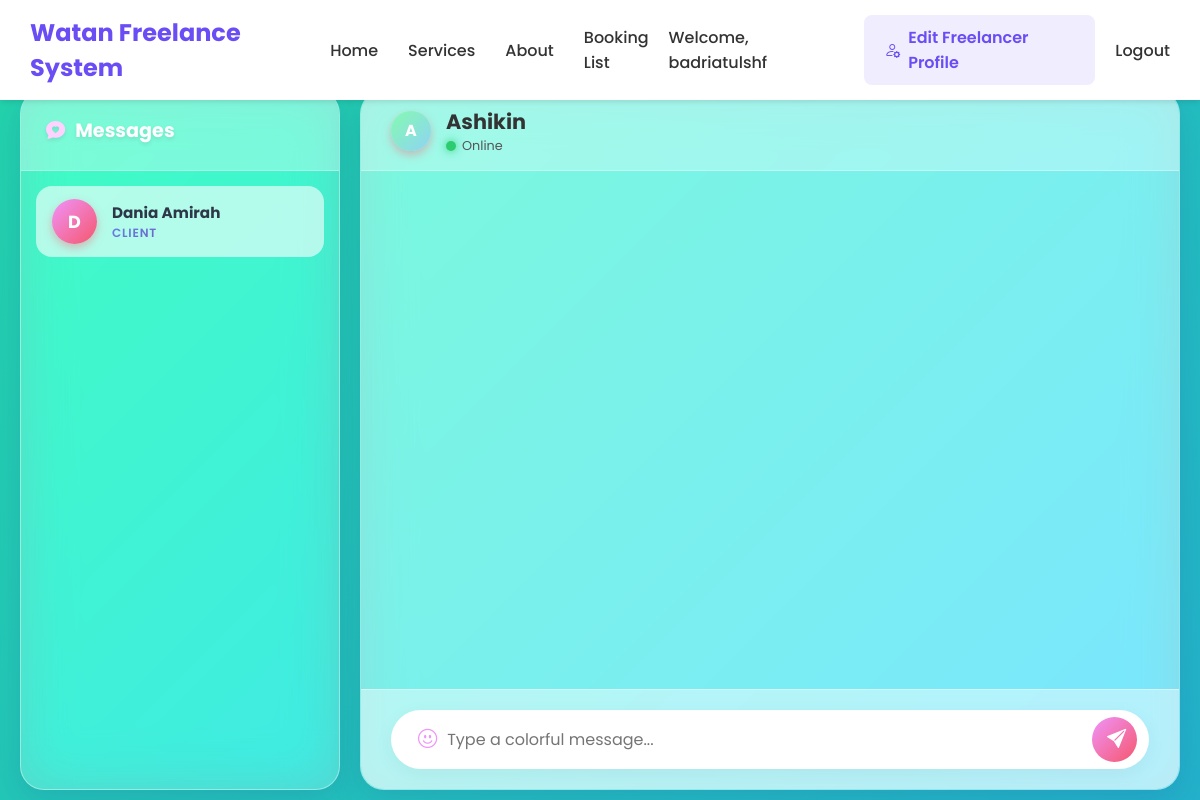
/chat.php?user=shikin123 (signed in), run on the app's committed database.
### tables this page shows
CREATE TABLE `users` (
  `id` int(11) NOT NULL,
  `username` varchar(100) NOT NULL,
  `phone` varchar(12) NOT NULL,
  `password` varchar(255) NOT NULL,
  `role` enum('client','admin','freelancer') NOT NULL,
  `created_at` timestamp NULL DEFAULT current_timestamp(),
  `fullname` varchar(100) DEFAULT NULL,
  `email` varchar(100) DEFAULT NULL
);

### chat.php (the view, shortened to what this page needs)
<?php
include_once 'database.php';
$current_user = $_SESSION['username'];
$selected_user = isset($_GET['user']) ? trim($_GET['user']) : null;
if ($selected_user) {
    try {
        $stmt = $conn->prepare("SELECT id, username, fullname, role FROM users WHERE username = :username");
        $stmt->bindParam(':username', $selected_user);
        $stmt->execute();
        $selected_user_info = $stmt->fetch(PDO::FETCH_ASSOC);
    } catch (PDOException $e) {
        error_log("Error validating selected user: " . $e->getMessage());
        $selected_user = null;
    }
}
try {
    $stmt_user = $conn->prepare("SELECT id FROM users WHERE username = :username");
    $stmt_user->bindParam(':username', $current_user);
    $stmt_user->execute();
    $current_user_data = $stmt_user->fetch(PDO::FETCH_ASSOC);
    $current_user_id = $current_user_data['id'];
    $sql = "SELECT DISTINCT u.id, u.username, u.fullname, u.role,
            MAX(cm.created_at) as last_message_time
            FROM users u
            LEFT JOIN (
                SELECT sender as username, created_at
                FROM chat_messages
                WHERE receiver = :current_user
                UNION
                SELECT receiver as username, created_at
                FROM chat_messages
                WHERE sender = :current_user
            ) cm ON u.username = cm.username
            LEFT JOIN (
                SELECT u2.username
                FROM booking b
                INNER JOIN users u2 ON (
                    (b.client_id = :current_user_id AND u2.id = b.freelancer_id)
                    OR (b.freelancer_id = :current_user_id AND u2.id = b.client_id)
                )
            ) b ON u.username = b.username
            WHERE u.username != :current_user
            AND (cm.username IS NOT NULL OR b.username IS NOT NULL)
            GROUP BY u.id, u.username, u.fullname, u.role
            ORDER BY last_message_time DESC, u.fullname ASC, u.username ASC";
    $stmt = $conn->prepare($sql);
    $stmt->bindParam(':current_user', $current_user);
    $stmt->bindParam(':current_user_id', $current_user_id, PDO::PARAM_INT);
    $stmt->execute();
    $users = $stmt->fetchAll(PDO::FETCH_ASSOC);
} catch (PDOException $e) {
    $users = [];
    error_log("Error fetching users: " . $e->getMessage());
} catch (Exception $e) {
    $users = [];
    error_log("Error: " . $e->getMessage());
}
?>
<!DOCTYPE html>
<html lang="en">
<head>
  <link href="https://cdn.jsdelivr.net/npm/bootstrap-icons@1.10.5/font/bootstrap-icons.css" rel="stylesheet">
</head>
<body>
<?php
  $isLoggedIn = isset($_SESSION['username']);
  $currentUsername = $_SESSION['username'] ?? '';
  $role = strtolower($_SESSION['role'] ?? $_SESSION['user_type'] ?? '');
  $profileLink = ($role === 'client') ? 'client.php' : 'freelancer_form.php';
  $profileLabel = ($role === 'client') ? 'Edit Client Profile' : 'Edit Freelancer Profile';
?>
<nav class="custom-nav">
    <a href="dashboard.php" class="logo">Watan Freelance System</a>
    <ul class="nav-menu">
        <li><a href="dashboard.php">Home</a></li>
        <li><a href="browse_services.php">Services</a></li>
        <li><a href="about.php">About</a></li>
        <?php if ($isLoggedIn && $role === 'freelancer'): ?>
            <li><a href="freelancer_booking_list.php">Booking List</a></li>
        <?php elseif ($isLoggedIn && $role === 'client'): ?>
            <li><a href="client_booking_list.php">Booking List</a></li>
        <?php endif; ?>
    </ul>
    <div class="nav-actions">
        <?php if ($isLoggedIn): ?>
            <span>Welcome, <?php echo htmlspecialchars($currentUsername); ?></span>
            <a class="btn-profile-edit" href="<?php echo $profileLink; ?>">
                <i class="bi bi-person-gear"></i> <?php echo $profileLabel; ?>
            </a>
            <a class="link-logout" href="logout.php">Logout</a>
        <?php else: ?>
            <a href="login.php" style="text-decoration: none; color: #333; font-weight: 500; margin-right: 15px;">Sign in</a>
            <a href="registration.php" style="background-color: var(--primary-purple); color: white; padding: 8px 20px; border-radius: 5px; text-decoration: none; font-weight: 500;">Join</a>
        <?php endif; ?>
    </div>
</nav>
<div class="chat-layout">
    <aside class="glass-panel users-sidebar">
        <div class="sidebar-header">
            <h3><i class="bi bi-chat-heart-fill" style="color: #ffd1ff;"></i> Messages</h3>
        </div>
        <div class="users-list">
            <?php if (empty($users)): ?>
                <div class="empty-conversations">
                    <i class="bi bi-inbox"></i>
                    <h4>No conversations yet</h4>
                    <p>Start chatting with people you've booked with or browse services to find freelancers!</p>
                </div>
            <?php else: ?>
                <?php foreach ($users as $user):
                    $display_name = !empty($user['fullname']) ? htmlspecialchars($user['fullname']) : htmlspecialchars($user['username']);
                    $is_active = $selected_user === $user['username'];
                    $initial = strtoupper(substr($display_name, 0, 1));
                ?>
                <a href="chat.php?user=<?= urlencode($user['username']) ?>" class="user-card <?= $is_active ? 'active' : '' ?>">
                    <div class="avatar-circle"><?= $initial ?></div>
                    <div class="user-info">
                        <h4><?= $display_name ?></h4>
                        <div class="user-role"><?= htmlspecialchars($user['role']) ?></div>
                    </div>
                </a>
                <?php endforeach; ?>
            <?php endif; ?>
        </div>
    </aside>
    <main class="glass-panel chat-window">
        <?php if (!$selected_user): ?>
            <div class="empty-state">
                <div class="empty-icon"><i class="bi bi-chat-square-text-fill"></i></div>
                <h2 style="font-weight: 700; font-size: 2rem;">Pick a conversation</h2>
                <p style="opacity: 0.8; font-size: 1.1rem;">Select a user from the left to start chatting!</p>
            </div>
        <?php elseif (!$selected_user_info): ?>
            <div class="empty-state"><h2>User not found</h2></div>
        <?php else:
             $selected_display_name = !empty($selected_user_info['fullname']) ? htmlspecialchars($selected_user_info['fullname']) : htmlspecialchars($selected_user_info['username']);
        ?>
            <div class="chat-header">
                <div class="avatar-circle" style="width: 40px; height: 40px; font-size: 1rem; background: var(--accent-gradient);">
                    <?= strtoupper(substr($selected_display_name, 0, 1)) ?>
                </div>
                <div>
                    <h2><?= $selected_display_name ?></h2>
                    <div style="display:flex; align-items:center; gap:6px; font-size: 0.8rem; color: #555;"><span class="status-dot"></span> Online</div>
                </div>
            </div>
            <div class="messages-box" id="messagesBox">
                <div style="text-align: center; color: #555; padding-top: 50px;">
                    <div class="spinner-border" role="status" style="width: 3rem; height: 3rem; color: #fff;"></div>
                </div>
            </div>
            <form class="input-area" id="chatForm">
                <div class="input-wrapper">
                    <i class="bi bi-emoji-smile" style="font-size: 1.2rem; color: #f093fb; cursor: pointer;"></i>
                    <input type="text" name="message" id="messageInput" placeholder="Type a colorful message..." autocomplete="off" required>
                    <button type="submit" id="sendButton" class="btn-send"><i class="bi bi-send-fill"></i></button>
                </div>
            </form>
        <?php endif; ?>
    </main>
</div>
</body>
</html>

### data on the page
users: fullname "D", fullname "Dania Amirah", role "CLIENT"
users: fullname "A", fullname "Ashikin"

### other printed values
$currentUsername "badriatulshf"
$profileLabel "Edit Freelancer Profile"
